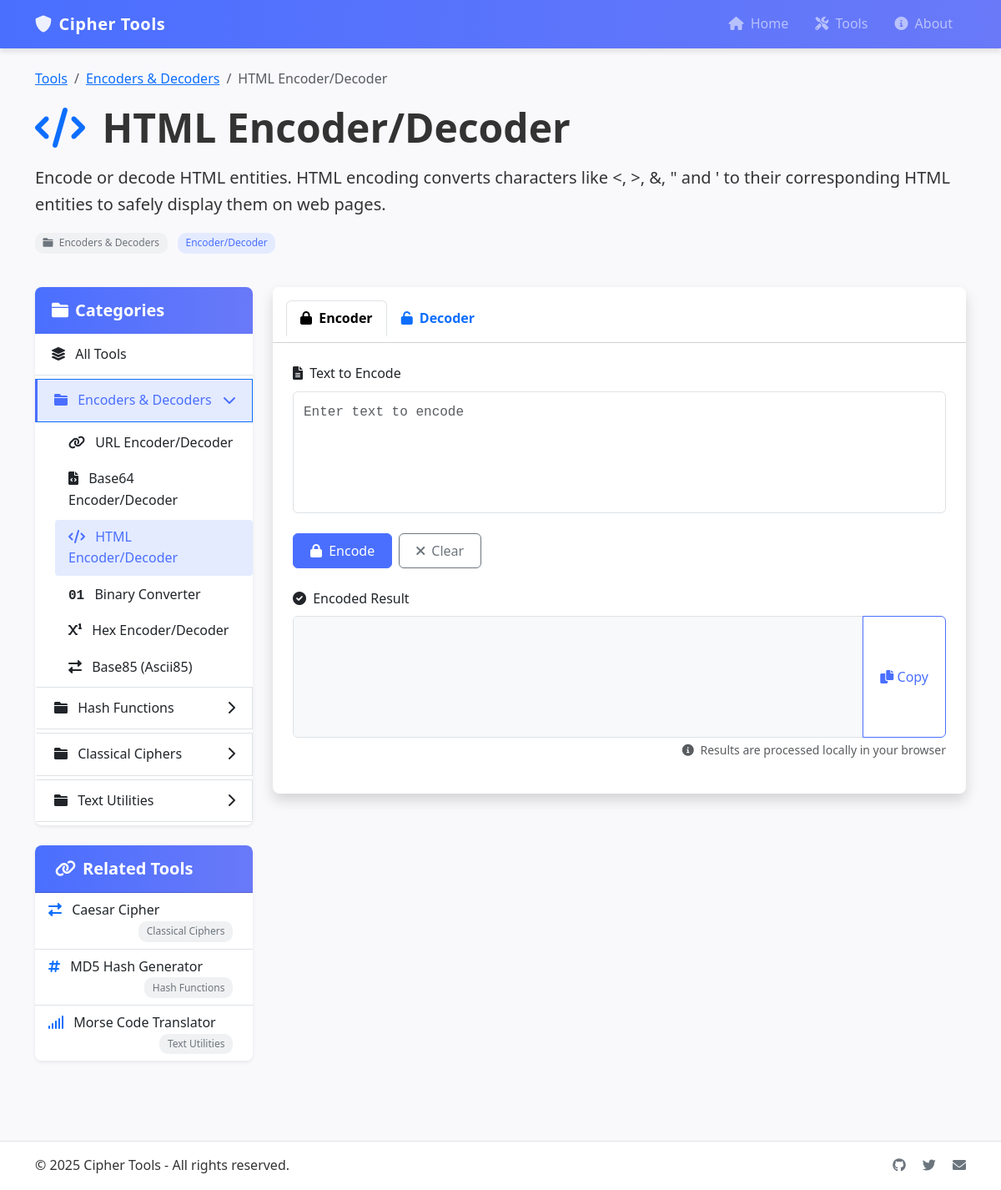
The page /tool/html/ on the database its author committed.
### tools/models.py (models this page shows, shortened)
class CipherTool(models.Model):
    name = models.CharField(max_length=100)
    slug = models.SlugField(unique=True, blank=True)
    description = models.TextField()
    tool_type_choices = [
        ('encode', 'Encoder'),
        ('decode', 'Decoder'),
        ('both', 'Encoder/Decoder')
    ]
    tool_type = models.CharField(max_length=10, choices=tool_type_choices, default='both')
    category = models.ForeignKey(Category, on_delete=models.SET_NULL, null=True, related_name='tools')
    icon = models.CharField(max_length=50, default='fa-tools')  # Font Awesome icon class
    order = models.IntegerField(default=0)
    created_at = models.DateTimeField(auto_now_add=True)
    def get_absolute_url(self):
        return reverse('tool_detail', kwargs={'slug': self.slug})
    class Meta:
        ordering = ['order', 'name']

class Category(models.Model):
    name = models.CharField(max_length=100)
    slug = models.SlugField(unique=True, blank=True)
    description = models.TextField(blank=True)
    order = models.IntegerField(default=0)
    class Meta:
        verbose_name_plural = "Categories"
        ordering = ['order', 'name']

### tools/views.py (the view)
# urls.py: path('tool/<slug:slug>/', views.ToolDetailView.as_view(), name='tool_detail'),
class ToolDetailView(DetailView):
    model = CipherTool
    template_name = 'tools/tool_detail.html'
    context_object_name = 'tool'
    slug_url_kwarg = 'slug'
    def get_context_data(self, **kwargs):
        context = super().get_context_data(**kwargs)
        context['related_tools'] = CipherTool.objects.exclude(id=self.object.id)[:3]
        context['categories'] = Category.objects.all()
        return context

### templates/tools/tool_detail.html (shortened to what this page needs)
{% extends 'base.html' %}
{% block content %}
<div class="row mb-4">
    <div class="col-12">
        <nav aria-label="breadcrumb">
            <ol class="breadcrumb">
                <li class="breadcrumb-item"><a href="{% url 'tools_list' %}">Tools</a></li>
                {% if tool.category %}
                <li class="breadcrumb-item"><a href="{% url 'tools_list' %}?category={{ tool.category.slug }}">{{ tool.category.name }}</a></li>
                {% endif %}
                <li class="breadcrumb-item active" aria-current="page">{{ tool.name }}</li>
            </ol>
        </nav>
        <h1 class="display-5 fw-bold mb-3">
            <i class="fas {{ tool.icon }} me-2 text-primary"></i> {{ tool.name }}
        </h1>
        <p class="lead">{{ tool.description }}</p>
        {% if tool.category %}
        <div class="mb-3">
            <a href="{% url 'tools_list' %}?category={{ tool.category.slug }}" class="badge bg-secondary text-decoration-none">
                <i class="fas fa-folder me-1"></i> {{ tool.category.name }}
            </a>
            <span class="badge bg-primary">{{ tool.get_tool_type_display }}</span>
        </div>
        {% endif %}
    </div>
</div>
<div class="row">
    <div class="col-md-3 mb-4">
        <div class="card category-sidebar mb-4">
            <div class="card-header bg-primary text-white">
                <h5 class="card-title mb-0"><i class="fas fa-folder me-2"></i>Categories</h5>
            </div>
            <div class="card-body p-0">
                <div class="list-group list-group-flush">
                    <a href="{% url 'tools_list' %}" class="list-group-item category-header">
                        <i class="fas fa-layer-group me-2"></i> All Tools
                    </a>
                    {% for category in categories %}
                    <div>
                        <div class="list-group-item category-header {% if tool.category.id == category.id %}active{% endif %}"
                             data-target="#category-{{ category.slug }}">
                            <i class="fas fa-folder me-2"></i>
                            {{ category.name }}
                            <i class="fas fa-chevron-{% if tool.category.id == category.id %}down{% else %}right{% endif %} float-end mt-1"></i>
                        </div>
                        <div class="collapse {% if tool.category.id == category.id %}show{% endif %}" id="category-{{ category.slug }}">
                            <div class="category-items">
                                {% for cat_tool in category.tools.all %}
                                <div class="category-item {% if tool.id == cat_tool.id %}active{% endif %}">
                                    <a href="{{ cat_tool.get_absolute_url }}">
                                        <i class="fas {{ cat_tool.icon }} me-2"></i> {{ cat_tool.name }}
                                    </a>
                                </div>
                                {% endfor %}
                            </div>
                        </div>
                    </div>
                    {% endfor %}
                </div>
            </div>
        </div>
        <div class="card">
            <div class="card-header bg-primary text-white">
                <h5 class="card-title mb-0"><i class="fas fa-link me-2"></i>Related Tools</h5>
            </div>
            <div class="card-body p-0">
                <div class="list-group list-group-flush">
                    {% for related_tool in related_tools %}
                    <a href="{{ related_tool.get_absolute_url }}" class="list-group-item list-group-item-action">
                        <i class="fas {{ related_tool.icon }} me-2 text-primary"></i>
                        {{ related_tool.name }}
                        {% if related_tool.category %}
                        <span class="badge bg-secondary float-end">{{ related_tool.category.name }}</span>
                        {% endif %}
                    </a>
                    {% empty %}
                    <div class="list-group-item text-center">No related tools found.</div>
                    {% endfor %}
                </div>
            </div>
        </div>
    </div>
    <div class="col-md-9">
        <div class="card shadow">
            <div class="card-header bg-white">
                {% if tool.tool_type == 'both' %}
                <ul class="nav nav-tabs card-header-tabs" id="toolTabs" role="tablist">
                    <li class="nav-item" role="presentation">
                        <button class="nav-link active" id="encode-tab" data-bs-toggle="tab" data-bs-target="#encode-tab-pane" type="button" role="tab">
                            <i class="fas fa-lock me-1"></i> Encoder
                        </button>
                    </li>
                    <li class="nav-item" role="presentation">
                        <button class="nav-link" id="decode-tab" data-bs-toggle="tab" data-bs-target="#decode-tab-pane" type="button" role="tab">
                            <i class="fas fa-unlock me-1"></i> Decoder
                        </button>
                    </li>
                </ul>
                {% endif %}
            </div>
            <div class="card-body">
                {% if tool.tool_type == 'both' %}
                <div class="tab-content" id="toolTabsContent">
                    <div class="tab-pane fade show active" id="encode-tab-pane" role="tabpanel" tabindex="0">
                        <div class="encode-section">
                            {% include 'tools/partials/tool_form.html' with operation='encode' %}
                        </div>
                    </div>
                </div>
                {% elif tool.tool_type == 'encode' %}
                <div class="encode-section">
                    {% include 'tools/partials/tool_form.html' with operation='encode' %}
                </div>
                {% elif tool.tool_type == 'decode' %}
                <div class="decode-section">
                    {% include 'tools/partials/tool_form.html' with operation='decode' %}
                </div>
                {% endif %}
            </div>
        </div>
    </div>
</div>
{% endblock %}

### static/css/modern.css (style rules this page uses)
:root { --primary: #4a6fff; --primary-light: #e4ebff; --secondary: #6c757d; --success: #28a745; --info: #17a2b8; --warning: #ffc107; --danger: #dc3545; --light: #f8f9fa; --dark: #343a40; --gray-100: #f8f9fa; --gray-200: #e9ecef; --gray-300: #dee2e6; --gray-800: #343a40; --shadow-sm: 0 2px 4px rgba(0, 0, 0, 0.075); --shadow: 0 4px 6px rgba(0, 0, 0, 0.1); --shadow-lg: 0 10px 15px rgba(0, 0, 0, 0.1); --transition: all 0.3s ease; --border-radius: 0.5rem; }
body { font-family: 'Segoe UI', Tahoma, Geneva, Verdana, sans-serif; background-color: #f9f9fc; color: #333; line-height: 1.6; }
.card { border-radius: var(--border-radius); border: none; box-shadow: var(--shadow-sm); transition: var(--transition); overflow: hidden; }
.card .card-title { font-weight: 600; margin-bottom: 1rem; }
.card .card-body { padding: 1.5rem; }
.card .card-header { padding: 1rem 1.5rem; font-weight: 600; }
.card .card-header.bg-primary { background: linear-gradient(to right, var(--primary), #6979f8) !important; }
.badge { font-weight: 500; padding: 0.4rem 0.6rem; border-radius: 10px; margin-right: 0.5rem; }
.badge.bg-primary { background-color: var(--primary-light) !important; color: var(--primary); border: none; }
.badge.bg-secondary { background-color: #f0f1f2 !important; color: var(--secondary); border: none; }
.fa-binary:before { content: "01"; font-family: monospace; font-weight: bold; font-style: normal; }
.category-sidebar { background-color: white; border-radius: var(--border-radius); box-shadow: var(--shadow-sm); }
.category-sidebar .card-header { border-bottom: none; padding: 1rem 1.25rem; }
.category-header { cursor: pointer; padding: 0.75rem 1.25rem; background-color: white; border-left: 3px solid transparent; margin-bottom: 0.25rem; font-weight: 500; transition: var(--transition); border-radius: 0; }
.category-header.active { background-color: var(--primary-light); border-left-color: var(--primary); color: var(--primary); }
.category-items { padding-left: 1.5rem; }
.category-item { padding: 0.5rem 1rem; margin-bottom: 0.125rem; border-radius: 4px; transition: var(--transition); }
.category-item.active { background-color: var(--primary-light); color: var(--primary); }
.category-item a { color: inherit; text-decoration: none; display: block; }

### rows shown on the page
CipherTool: category.name "Encoders & Decoders", name "HTML Encoder/Decoder", description "Encode or decode HTML entities. HTML encoding converts characters like <, >, &, \" and ' to their corresponding HTML entities to safely display them on web pages.", tool_type "Encoder/Decoder"
Category: name "Encoders & Decoders"
CipherTool: name "URL Encoder/Decoder"
CipherTool: name "Base64 Encoder/Decoder"
CipherTool: name "Binary Converter"
CipherTool: name "Hex Encoder/Decoder"
CipherTool: name "Base85 (Ascii85)"
Category: name "Hash Functions"
Category: name "Classical Ciphers"
Category: name "Text Utilities"
CipherTool: name "Caesar Cipher", category.name "Classical Ciphers"
CipherTool: name "MD5 Hash Generator", category.name "Hash Functions"
CipherTool: name "Morse Code Translator", category.name "Text Utilities"
